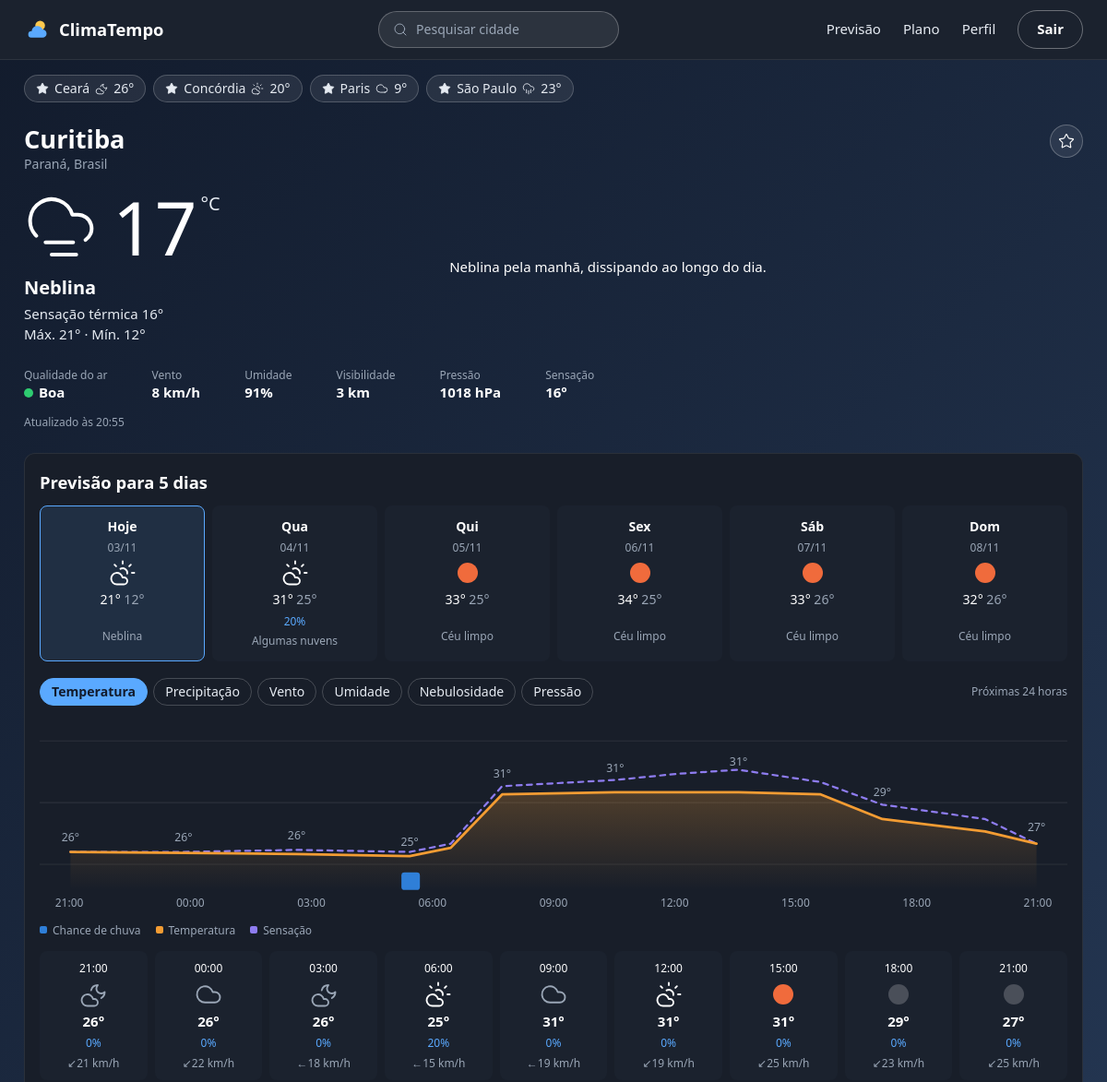
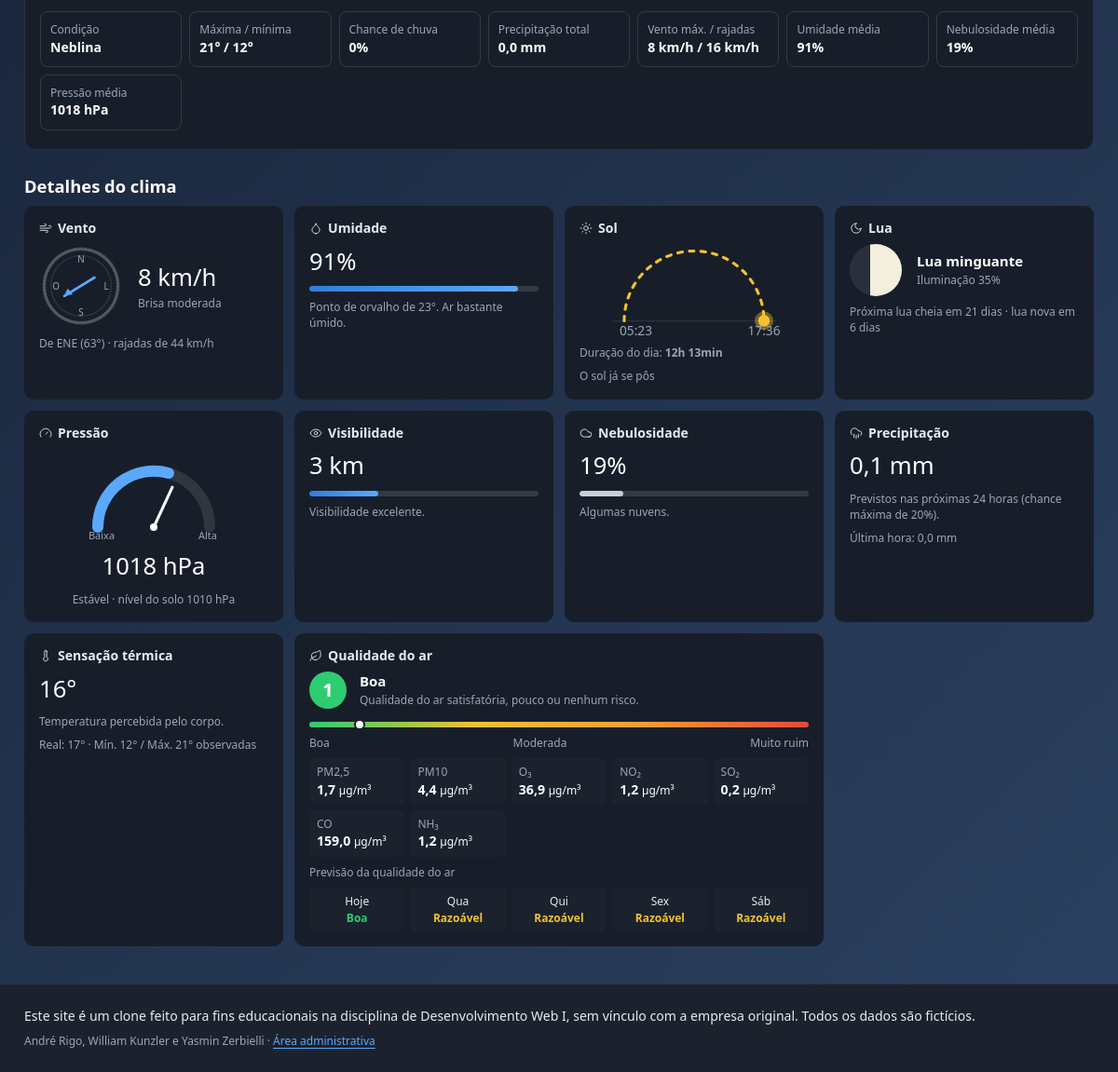
Screenshot of /pages/principal.php?id=5 (signed in) with the database file from the repository (2 pictures, top to bottom).
### tables this page shows
CREATE TABLE cidades (
    id INT AUTO_INCREMENT PRIMARY KEY,
    nome VARCHAR(60) NOT NULL,
    estado VARCHAR(60) NOT NULL,
    pais VARCHAR(60) NOT NULL,
    temperatura INT NOT NULL,
    sensacao INT NOT NULL,
    maxima INT NOT NULL,
    minima INT NOT NULL,
    condicao VARCHAR(60) NOT NULL,
    icone VARCHAR(30) NOT NULL,
    umidade INT NOT NULL,
    vento INT NOT NULL,
    pressao INT NOT NULL,
    visibilidade INT NOT NULL,
    descricao VARCHAR(500) NOT NULL DEFAULT '',
    atualizado_em DATETIME NOT NULL DEFAULT CURRENT_TIMESTAMP ON UPDATE CURRENT_TIMESTAMP
);

### public/pages/principal.php (the view, shortened to what the rows shown need)
<?php
$usuario = exigirLogin();
$favoritas = listarFavoritas($usuario['id']);
if (isset($_GET['id'])) {
    $cidade = buscarCidade($_GET['id']);
} elseif (count($favoritas) > 0) {
    $cidade = $favoritas[0];
} else {
    $cidade = primeiraCidade();
}
require __DIR__ . '/../../includes/header.php';
?>
    <main class="container principal">
        <ul class="cidades">
            <?php foreach ($favoritas as $item): ?>
                <li class="cidade-chip <?= $item['id'] == $cidade['id'] ? 'ativa' : '' ?>">
                    <a href="principal.php?id=<?= $item['id'] ?>" class="chip-link">
                        <i data-lucide="star" class="chip-favorita" aria-hidden="true"></i>
                        <?= e($item['nome']) ?>
                        <i data-lucide="<?= e($item['icone']) ?>" aria-hidden="true"></i>
                        <?= $item['temperatura'] ?>°
                    </a>
                </li>
            <?php endforeach; ?>
        </ul>
        <section class="atual">
            <div class="atual-topo">
                <div>
                    <h1><?= e($cidade['nome']) ?></h1>
                    <p class="texto-auxiliar"><?= e($cidade['estado']) ?>, <?= e($cidade['pais']) ?></p>
                </div>
                <form method="post" action="favoritos.php">
                </form>
            </div>
            <div class="atual-corpo">
                <div>
                    <div class="atual-temperatura">
                        <i data-lucide="<?= e($cidade['icone']) ?>" class="atual-icone" aria-hidden="true"></i>
                        <span class="texto-temperatura"><?= $cidade['temperatura'] ?></span>
                        <span class="atual-unidade">°C</span>
                    </div>
                    <h2 class="atual-condicao"><?= e($cidade['condicao']) ?></h2>
                    <p class="texto-corpo">Sensação térmica <?= $cidade['sensacao'] ?>°</p>
                    <p class="texto-corpo">Máx. <?= $cidade['maxima'] ?>° · Mín. <?= $cidade['minima'] ?>°</p>
                </div>
                <p class="atual-descricao"><?= e($cidade['descricao']) ?></p>
            </div>
            <dl class="atual-metricas">
                <div>
                </div>
                <div>
                    <dt>Vento</dt>
                    <dd><?= $cidade['vento'] ?> km/h</dd>
                </div>
                <div>
                    <dt>Umidade</dt>
                    <dd><?= $cidade['umidade'] ?>%</dd>
                </div>
                <div>
                    <dt>Visibilidade</dt>
                    <dd><?= $cidade['visibilidade'] ?> km</dd>
                </div>
                <div>
                    <dt>Pressão</dt>
                    <dd><?= $cidade['pressao'] ?> hPa</dd>
                </div>
                <div>
                    <dt>Sensação</dt>
                    <dd><?= $cidade['sensacao'] ?>°</dd>
                </div>
            </dl>
            <p class="texto-auxiliar-sm">Atualizado às <?= date('H:i', strtotime($cidade['atualizado_em'])) ?></p>
        </section>
        <section class="painel">
            <h2 class="painel-titulo">Previsão para 5 dias</h2>
            <ul class="dias">
                <li class="dia selecionado">
                    <strong>Hoje</strong>
                    <span class="dia-data">03/11</span>
                    <i data-lucide="cloud-sun" class="icone-nuvem" aria-hidden="true"></i>
                    <span class="dia-temp"><?= $cidade['maxima'] ?>° <span><?= $cidade['minima'] ?>°</span></span>
                    <span class="dia-condicao"><?= e($cidade['condicao']) ?></span>
                </li>
            </ul>
            <dl class="resumo-dia">
                <div><dt>Condição</dt><dd><?= e($cidade['condicao']) ?></dd></div>
                <div><dt>Máxima / mínima</dt><dd><?= $cidade['maxima'] ?>° / <?= $cidade['minima'] ?>°</dd></div>
                <div><dt>Vento máx. / rajadas</dt><dd><?= $cidade['vento'] ?> km/h / <?= $cidade['vento'] * 2 ?> km/h</dd></div>
                <div><dt>Umidade média</dt><dd><?= $cidade['umidade'] ?>%</dd></div>
                <div><dt>Pressão média</dt><dd><?= $cidade['pressao'] ?> hPa</dd></div>
            </dl>
        </section>
        <section class="detalhes">
            <h2 class="detalhes-titulo">Detalhes do clima</h2>
            <div class="detalhes-grade">
                <article class="detalhe">
                    <div class="vento">
                        <div>
                            <strong class="detalhe-valor"><?= $cidade['vento'] ?> km/h</strong>
                            <p class="texto-auxiliar-sm">Brisa moderada</p>
                        </div>
                    </div>
                </article>
                <article class="detalhe">
                    <h3 class="detalhe-titulo"><i data-lucide="droplet" aria-hidden="true"></i>Umidade</h3>
                    <strong class="detalhe-valor"><?= $cidade['umidade'] ?>%</strong>
                    <div class="barra"><span style="width: <?= $cidade['umidade'] ?>%"></span></div>
                    <p class="texto-auxiliar-sm">Ponto de orvalho de 23°. Ar bastante úmido.</p>
                </article>
                <article class="detalhe">
                    <h3 class="detalhe-titulo"><i data-lucide="gauge" aria-hidden="true"></i>Pressão</h3>
                    <strong class="detalhe-valor centro"><?= $cidade['pressao'] ?> hPa</strong>
                    <p class="texto-auxiliar-sm centro">Estável · nível do solo 1010 hPa</p>
                </article>
                <article class="detalhe">
                    <h3 class="detalhe-titulo"><i data-lucide="eye" aria-hidden="true"></i>Visibilidade</h3>
                    <strong class="detalhe-valor"><?= $cidade['visibilidade'] ?> km</strong>
                    <div class="barra"><span style="width: <?= min(100, $cidade['visibilidade'] * 10) ?>%"></span></div>
                    <p class="texto-auxiliar-sm">Visibilidade excelente.</p>
                </article>
                <article class="detalhe">
                    <h3 class="detalhe-titulo"><i data-lucide="thermometer" aria-hidden="true"></i>Sensação térmica</h3>
                    <strong class="detalhe-valor"><?= $cidade['sensacao'] ?>°</strong>
                    <p class="texto-auxiliar-sm">Temperatura percebida pelo corpo.</p>
                    <p class="texto-auxiliar-sm">Real: <?= $cidade['temperatura'] ?>° · Mín. <?= $cidade['minima'] ?>° / Máx. <?= $cidade['maxima'] ?>° observadas</p>
                </article>
            </div>
        </section>
    </main>
<?php require __DIR__ . '/../../includes/footer.php'; ?>

### rows the page displays
cidades: nome "Ceará", temperatura "26"
cidades: nome "Concórdia", temperatura "20"
cidades: nome "Paris", temperatura "9"
cidades: nome "São Paulo", temperatura "23"
cidades: nome "Curitiba", estado "Paraná", pais "Brasil", temperatura "17", condicao "Neblina", sensacao "16", maxima "21", minima "12", descricao "Neblina pela manhã, dissipando ao longo do dia.", vento "8", umidade "91", visibilidade "3", pressao "1018", atualizado_em "20:55", $cidade['vento']*2 "16"
